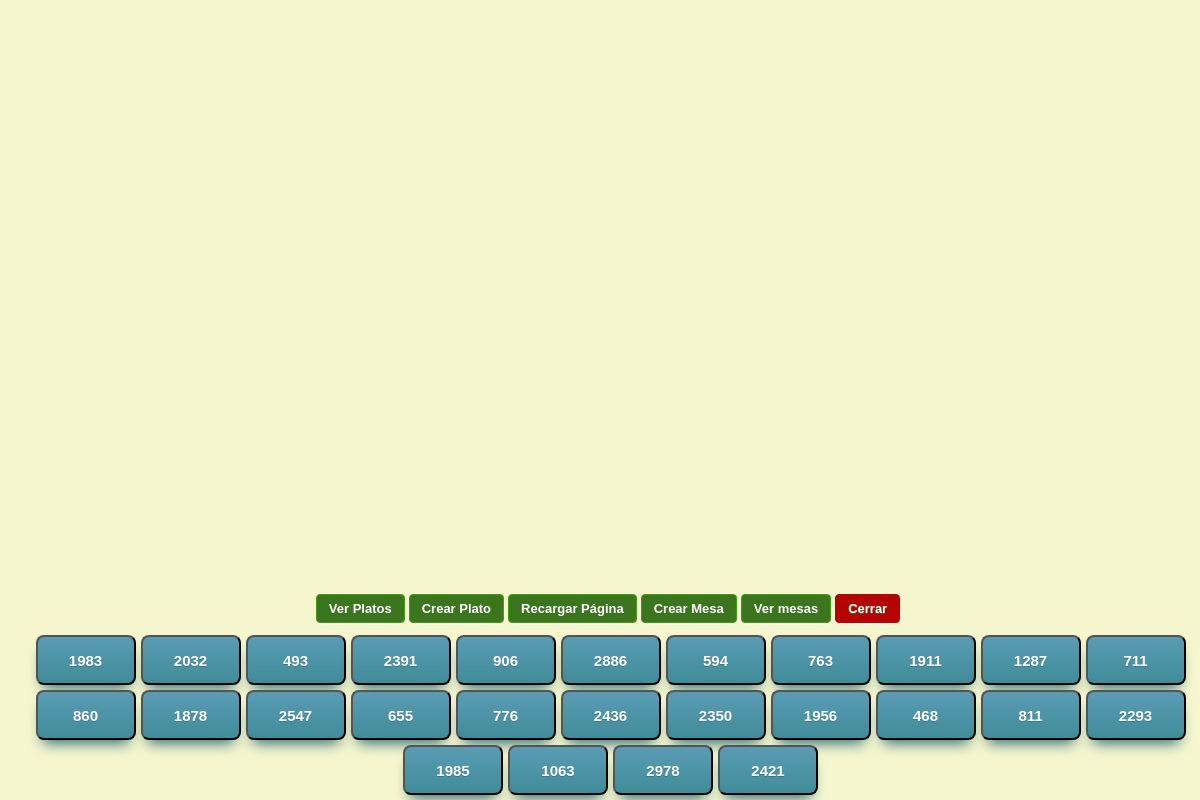
The page / on the database its author committed.
### tables this page shows
CREATE TABLE `mesas` (
  `idmesa` int(11) NOT NULL,
  `nombre` varchar(50) NOT NULL
);

### index.php (the view, shortened to what this page needs)
<head>
	<link href="css/style.css" rel="stylesheet" type="text/css">
</head>
<body onresize="posicionar()" onload="posicionar()">
	<?php
		include("utilidades/bd.php");
	?>
	<div id="controles" class="controles" style='display:none;'>
			<button class="cbttn" onclick="verPro()">Ver Platos</button>
			<button class="cbttn" onclick="crearPlato()">Crear Plato</button>
			<button class="cbttn" onclick="window.location.reload();">Recargar Página</button>
			<button class="cbttn" onclick="crearMesa()">Crear Mesa</button>
			<button class="cbttn" onclick="verMesas()">Ver mesas</button>
			<button class='cbttn cerrar' onclick="cer()">Cerrar</button>
	</div>
	<?php
		echo "</div><div id='abajo' class='mesas' style='display:none;'>";
		$query="SELECT * FROM `mesas`";
		$resultado=$mysqli->query($query);
		$idmesa=1;
		while ($mesa = $resultado->fetch_array(MYSQLI_BOTH)){
			echo "<div class='nombre'><button id='".$idmesa."'  class='plato' onclick='verPlatos(".$idmesa.")'>".$mesa['nombre']."</button></div>";
		$idmesa++;
		}
		echo "</div>";
	 ?>
</body>

### css/style.css (style rules this page uses)
body { background-color: #F5F6CE; }
.nombre { display: inline-block; }
.controles { position: absolute; width: 100%; overflow: hidden; margin-bottom: 10px; text-align: center; }
.cerrar { background-color: #B40404 !important; border-color: #B40404 !important; }
.cbttn { -moz-box-shadow: 0px 10px 14px -7px #ffffff; -webkit-box-shadow: 0px 10px 14px -7px #ffffff; box-shadow: 0px 10px 14px -7px #ffffff; background-color:#3b751e; -moz-border-radius:4px; -webkit-border-radius:4px; border-radius:4px; border:1px solid #3f9e0c; display:inline-block; cursor:pointer; color:#ffffff; font-family:Arial; font-size:13px; font-weight:bold; padding:6px 12px; text-decoration:none; text-shadow:0px 1px 0px #416b25; margin:0 auto; margin-bottom: 2px }
#abajo { position: absolute; display: inline; float: left; width: 100%; }
.mesas { overflow: hidden; text-align: center; }
.plato { -moz-box-shadow: 0px 10px 14px -7px #276873; -webkit-box-shadow: 0px 10px 14px -7px #276873; box-shadow: 0px 10px 14px -7px #276873; background:-webkit-gradient(linear, left top, left bottom, color-stop(0.05, #599bb3), color-stop(1, #408c99)); background:-moz-linear-gradient(top, #599bb3 5%, #408c99 100%); background:-webkit-linear-gradient(top, #599bb3 5%, #408c99 100%); background:-o-linear-gradient(top, #599bb3 5%, #408c99 100%); background:-ms-linear-gradient(top, #599bb3 5%, #408c99 100%); background:linear-gradient(to bottom, #599bb3 5%, #408c99 100%); filter:progid:DXImageTransform.Microsoft.gradient(startColorstr='#599bb3', endColorstr='#408c99',GradientType=0); background-color:#599bb3; -moz-border-radius:8px; -webkit-border-radius:8px; border-radius:8px; display:inline-block; cursor:pointer; color:#ffffff; font-family:Arial; font-size:15px; font-weight:bold; text-decoration:none; text-shadow:0px 1px 0px #3d768a; text-align: center; width: 100px; height: 50px; float: left; margin-left: 5px; margin-bottom: 5px; }

### rows shown on the page
mesas: nombre "1983"
mesas: nombre "2032"
mesas: nombre "493"
mesas: nombre "2391"
mesas: nombre "906"
mesas: nombre "2886"
mesas: nombre "594"
mesas: nombre "763"
mesas: nombre "1911"
mesas: nombre "1287"
mesas: nombre "711"
mesas: nombre "860"
mesas: nombre "1878"
mesas: nombre "2547"
mesas: nombre "655"
mesas: nombre "776"
mesas: nombre "2436"
mesas: nombre "2350"
mesas: nombre "1956"
mesas: nombre "468"
mesas: nombre "811"
mesas: nombre "2293"
mesas: nombre "1985"
mesas: nombre "1063"
mesas: nombre "2978"
mesas: nombre "2421"
